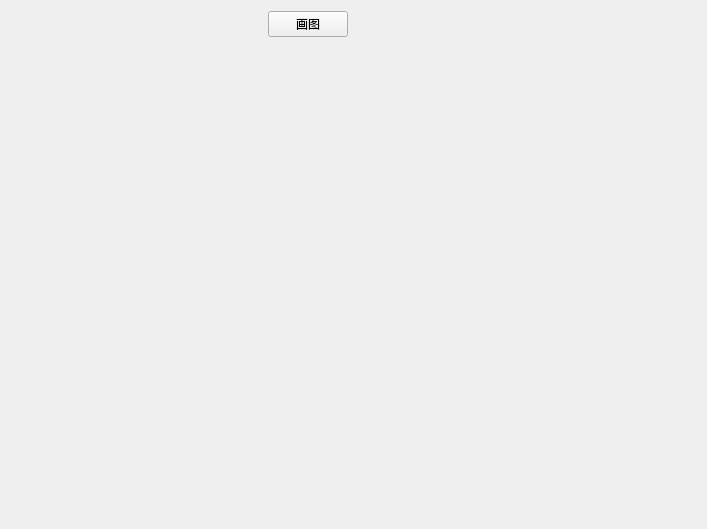
<?xml version="1.0" encoding="UTF-8"?>
<ui version="4.0">
 <class>Widget</class>
 <widget class="QWidget" name="Widget">
  <property name="geometry">
   <rect>
    <x>0</x>
    <y>0</y>
    <width>707</width>
    <height>529</height>
   </rect>
  </property>
  <property name="windowTitle">
   <string>Widget</string>
  </property>
  <layout class="QGridLayout" name="gridLayout">
   <item row="0" column="0">
    <spacer name="horizontalSpacer">
     <property name="orientation">
      <enum>Qt::Horizontal</enum>
     </property>
     <property name="sizeHint" stdset="0">
      <size>
       <width>248</width>
       <height>20</height>
      </size>
     </property>
    </spacer>
   </item>
   <item row="0" column="1">
    <widget class="QPushButton" name="pushButton">
     <property name="text">
      <string>画图</string>
     </property>
    </widget>
   </item>
   <item row="0" column="2">
    <spacer name="horizontalSpacer_2">
     <property name="orientation">
      <enum>Qt::Horizontal</enum>
     </property>
     <property name="sizeHint" stdset="0">
      <size>
       <width>348</width>
       <height>20</height>
      </size>
     </property>
    </spacer>
   </item>
   <item row="1" column="1">
    <spacer name="verticalSpacer">
     <property name="orientation">
      <enum>Qt::Vertical</enum>
     </property>
     <property name="sizeHint" stdset="0">
      <size>
       <width>20</width>
       <height>479</height>
      </size>
     </property>
    </spacer>
   </item>
  </layout>
 </widget>
 <layoutdefault spacing="6" margin="11"/>
 <resources/>
 <connections/>
</ui>
